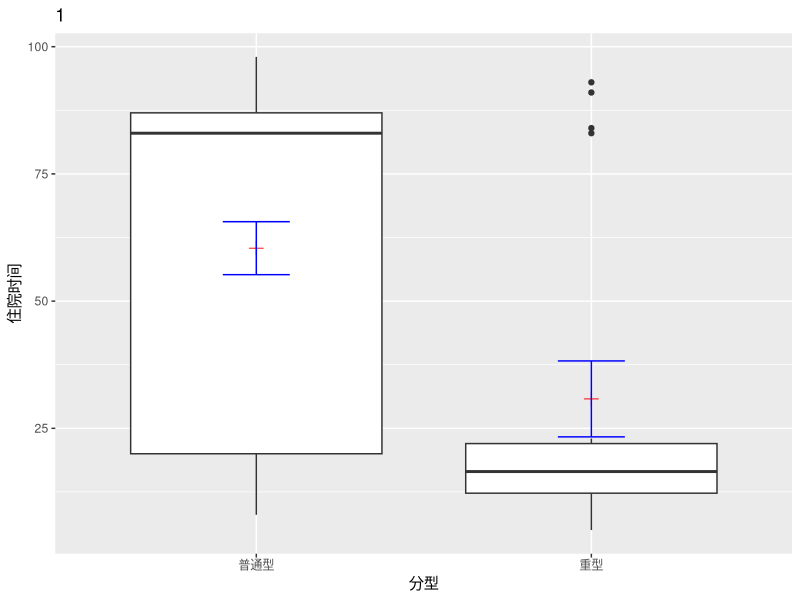
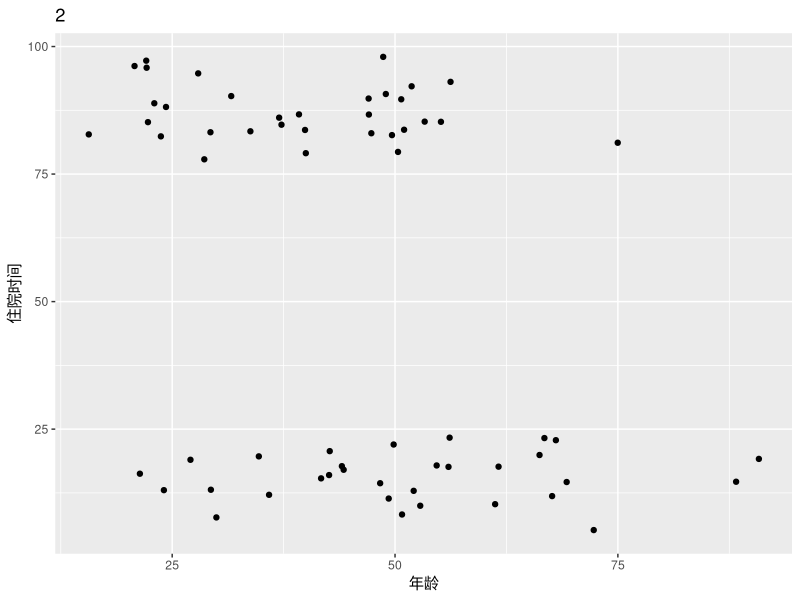
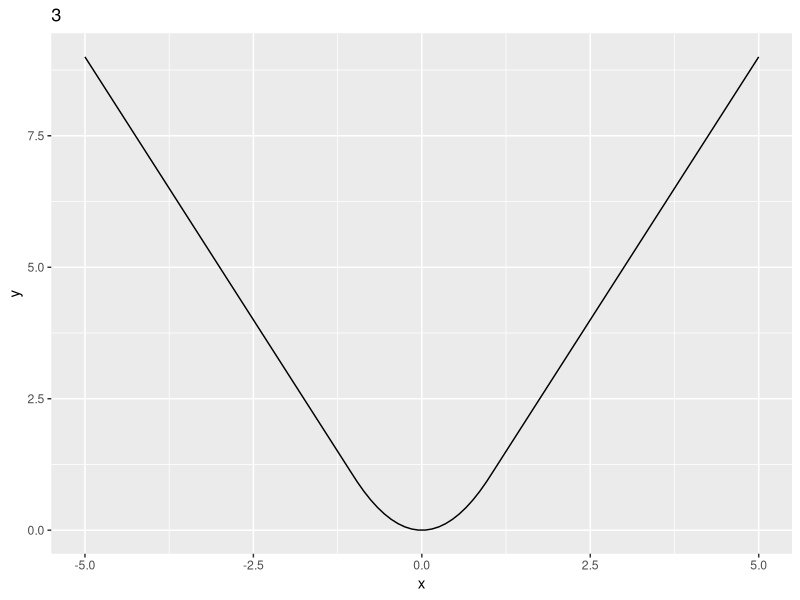

Reproduce these figures in R, in order. (Note: this script raises an error after producing the figures.)
## ---- chunk 1
knitr::opts_chunk$set(echo = TRUE)
library(lubridate)
library(dplyr)
library(ggplot2)
library(foreach)
library(doParallel)
## ---- chunk 2
pat1 <- read.csv('covid19.csv', na.strings = c('NA', ''))
na.omit(pat1) -> pat1
pat1$'住院时间'=pat1$'出院时间'-pat1$'入院时间'+1
ggplot(pat1, aes(x = 分型, y = 住院时间)) +
  geom_boxplot() +
  stat_summary(fun = mean, geom = "point", shape = 3, size = 3, color = "red") +
  stat_summary(fun.data = mean_se, geom = "errorbar", width = 0.2, color = "blue") +
  labs(title = "1", x = "分型", y = "住院时间")
ggplot(pat1, aes(x = 年龄, y = 住院时间)) +
  geom_jitter() +
  labs(title = "2", x = "年龄", y = "住院时间")
## ---- chunk 3
absolute <- function(x) {
  ifelse(x >= 0, x, -x)
}
x <- seq(-1, 1, 0.2)
y <- absolute(x)
y
## ---- chunk 4
dates <- as.POSIXct(c("1981-05-31", "2020-02-22"))
for (date in dates) {
  print(date)
}
n <- length(dates)
for (i in 1:n) {
  print(dates[i])
}
## ---- chunk 5
i <- 1
while (log(i) <= 2) {
  print(log(i))
  i <- i + 1
}
i <- 1
repeat {
  if (log(i) > 2) {
    break
  }
  print(log(i))
  i <- i + 1
}
## ---- chunk 6
result <- replicate(1, rnorm(100))
mean_value <- mean(result)
variance_value <- var(result)
print(paste("均值：", mean_value))
print(paste("方差：", variance_value))
## ---- chunk 7
segmented_function <- function(x) {
  y <- ifelse(abs(x) <= 1, x^2, 2 * abs(x) - 1)
  return(y)
}
x_values <- seq(-5, 5, length.out = 100)
y_values <- segmented_function(x_values)
data <- data.frame(x = x_values, y = y_values)
ggplot(data, aes(x = x, y = y)) +
  geom_line() +
  labs(title = "3", x = "x", y = "y")
## ---- chunk 8
# 设置并行计算的核心数
cores <- detectCores()
registerDoParallel(cores)

# 定义函数来计算 S_{k,n}
calculate_S_k_n <- function(k, n) {
  result <- sum(1/(1:n)^k)
  return(result)
}

# 定义参数
n <- 5000000
ks <- 2:21

# 串行计算
start_time_serial <- Sys.time()
results_serial <- foreach(k = ks, .combine = "c") %do% {
  calculate_S_k_n(k, n)
}
end_time_serial <- Sys.time()
time_serial <- end_time_serial - start_time_serial

# 并行计算
start_time_parallel <- Sys.time()
results_parallel <- foreach(k = ks, .combine = "c") %dopar% {
  calculate_S_k_n(k, n)
}
end_time_parallel <- Sys.time()
time_parallel <- end_time_parallel - start_time_parallel

# 输出结果和运行时间
cat("串行计算结果：", results_serial, "\n")
cat("串行计算时间：", time_serial, "\n")
cat("并行计算结果：", results_parallel, "\n")
cat("并行计算时间：", time_parallel, "\n")
